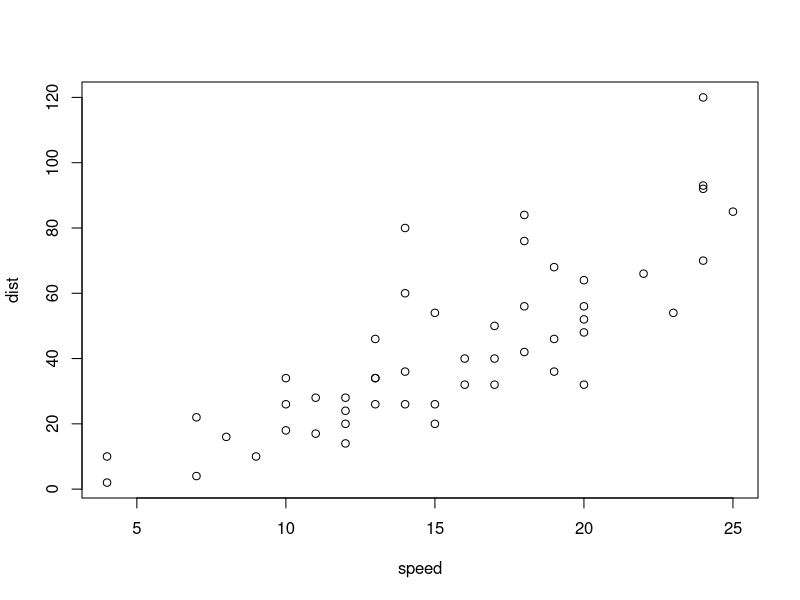
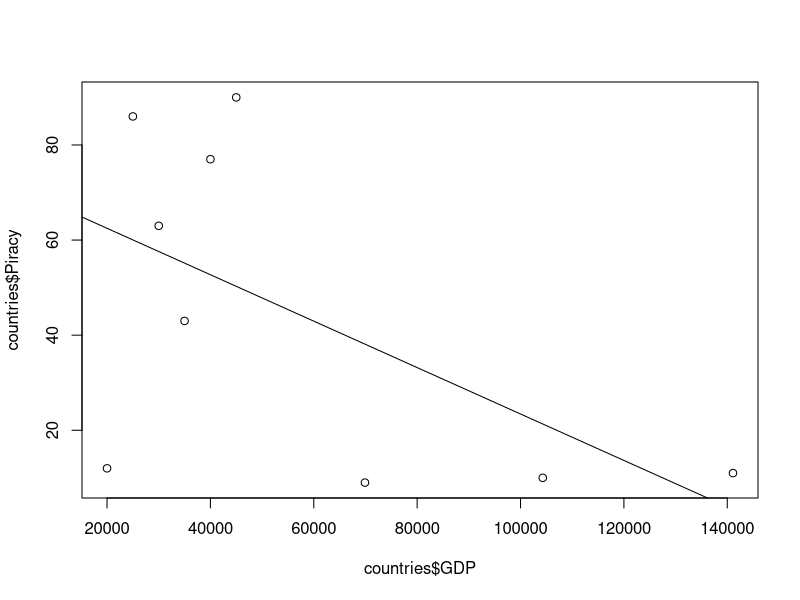
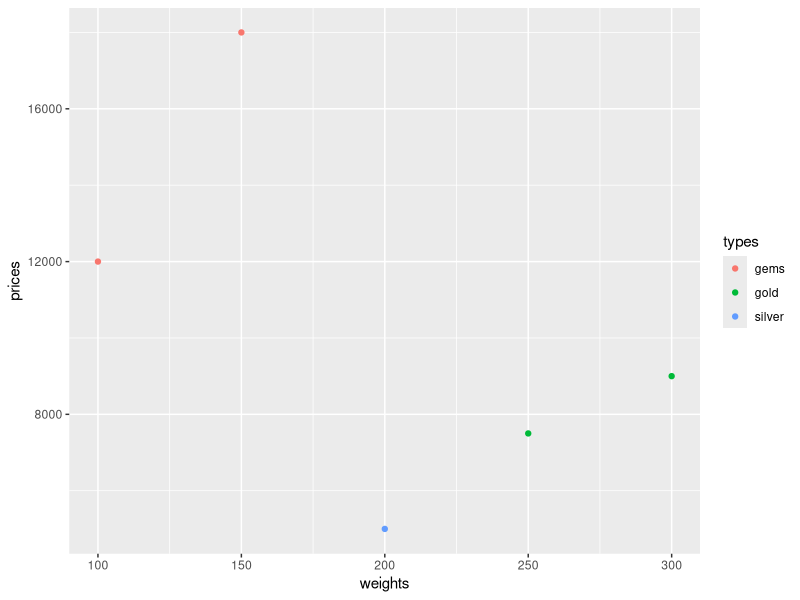

These charts were generated, in order, by the following R code:
## ---- chunk 1
summary(cars)
## ---- chunk 2
plot(cars)
## ---- chunk 3
piracy <- read.csv("piracy.csv")
gdp <- read.table("gdp.txt", sep="\t", header=TRUE)

## ---- chunk 4
countries <- merge(x = gdp, y = piracy)
plot(countries$GDP, countries$Piracy)
cor.test(countries$GDP, countries$Piracy)
line <- lm(countries$Piracy ~ countries$GDP)
abline(line)
## ---- chunk 5
help(package = "ggplot2")
## ---- chunk 6
library(ggplot2)
weights <- c(300, 200, 100, 250, 150)
prices <- c(9000, 5000, 12000, 7500, 18000)
chests <- c('gold', 'silver', 'gems', 'gold', 'gems')
types <- factor(chests)
qplot(weights, prices, color = types)
